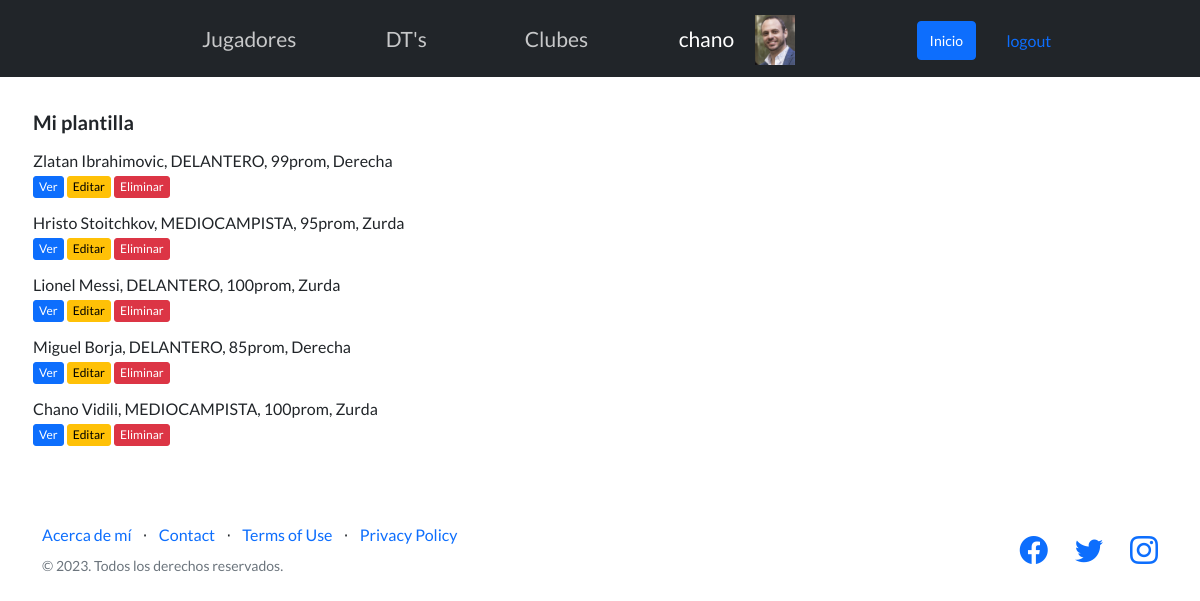
Screenshot of /appLiga/jugadoresPlantilla/ (signed in) with the database file from the repository.
### AppLigaDeFutbol/models.py (models this page shows)
class Jugador(models.Model):
    usuario = models.ForeignKey(User, on_delete=models.CASCADE, null=True, blank=True)
    nombre = models.CharField(max_length=30)
    apellido = models.CharField(max_length=30)
    posicion = models.CharField(max_length=40)
    promedio = models.IntegerField(default=80, validators=[MaxValueValidator(100, "Asegúrese de ingresar un valor menor o igual a 100"), MinValueValidator(0, "Asegúrese de ingresar un valor mayor o igual a 0")])
    pierna_habil = models.CharField(max_length=40)
    transferible = models.CharField(max_length=10, choices=transferible_opciones, default='no', verbose_name='Transferible')
    imagen = models.ImageField(upload_to='assets/img/jugadores', null=True, blank=True)
    def __str__(self):
        return self.nombre + " " + self.apellido + ", " + self.posicion + ", " + str(self.promedio) + "prom, " + self.pierna_habil

### AppLigaDeFutbol/views.py (the view)
# urls.py: path('jugadoresPlantilla/', views.listar_jugadores_plantilla.as_view(), name='JugadoresPlantilla'),
class listar_jugadores_plantilla(LoginRequiredMixin, ListView):
    template_name = 'jugadores_plantilla.html'
    context_object_name = 'jugadores'
    model = Jugador

### AppLigaDeFutbol/templates/jugadores_plantilla.html
{% extends 'inicio.html' %}
{% block content %}
  <div class="divPrincipal">
    <h5 style="margin-bottom: 15px;">Mi plantilla</h5>
    {% for jugador in jugadores %}
      {% if jugador.usuario == request.user %}
        <div class="div-jugadores">
          <li>{{jugador}}</li>
          <a class="btn btn-primary btn-xs" href={% url 'VerJugador' jugador.pk 1 %}>Ver</a>
          <a class="btn btn-warning btn-xs btn-editar" href={% url 'EditarJugador' jugador.pk %}>Editar</a>
          <a class="btn btn-danger btn-xs" href={% url 'EliminarJugador' jugador.pk %}>Eliminar</a>
        </div>
      {% endif %}
    {% endfor %}
  </div>
{% endblock %}

### AppLigaDeFutbol/templates/inicio.html (shortened to what this page needs)
{% load static %}
<!DOCTYPE html>
<html lang="en">
    <head>
        <link href="https://cdn.jsdelivr.net/npm/bootstrap-icons@1.5.0/font/bootstrap-icons.css" rel="stylesheet" type="text/css" />
        <link href={% static 'css/styles.css' %} rel="stylesheet" />
    </head>
    <body>
        <nav class="navbar navbar-dark bg-dark static-top navbarTop">
            <ul id="main">
                <div class="container">
                    <li id="jugadoresDespList" class="headerWord headerJugadores">Jugadores
                    </li>
                    <li id="dtsDespList" class="headerWord">DT's
                    </li>
                    <li id="clubesDespList" class="headerWord">Clubes
                    </li>
                    <li>
                        <a class="userName" href={% url 'EditarPerfil' %}>{{request.user.username}}</a>
                    </li>
                    {% if request.user.avatar and request.user.avatar.imagen %}
                        <li class="li-imagen">
                            {% with "/static"|add:request.user.avatar.imagen.url as url_avatar %}
                                <img style="margin-top: -3px; margin-left: -103px; margin-right: 0;" src={{url_avatar}} alt="Avatar" height="50px;" />
                            {% endwith %}
                        </li>
                    {% endif %}
                    <li>
                        <a style="margin-top: -3px;" class="btn btn-primary btn-sm" href={% url 'Inicio' %}>Inicio</a>
                    </li>
                    {% if not request.user.is_authenticated %}
                        <li>
                            <a class="anchor-primary" href={% url 'Login' %}>login</a>
                        </li>
                        <li>
                            <a class="anchor-primary" href={% url 'Registro' %}>registro</a>
                        </li>
                    {% else %}
                        <a class="anchor-primary" href={% url 'Logout' %}>logout</a>
                    {% endif %}
                </div>
            </ul>
        </nav>
        {% block content %}{% endblock content %}
        <footer class="footer bg- ">
            <div class="container">
                <div class="row">
                    <div class="col-lg-6 h-100 text-center text-lg-start my-auto">
                        <ul class="list-inline mb-2">
                            <li class="list-inline-item"><a href="#!">Acerca de mí</a></li>
                            <li class="list-inline-item">⋅</li>
                            <li class="list-inline-item"><a href="#!">Contact</a></li>
                            <li class="list-inline-item">⋅</li>
                            <li class="list-inline-item"><a href="#!">Terms of Use</a></li>
                            <li class="list-inline-item">⋅</li>
                            <li class="list-inline-item"><a href="#!">Privacy Policy</a></li>
                        </ul>
                        <p class="text-muted small mb-4 mb-lg-0">&copy; {% now "Y" %}. Todos los derechos reservados.</p>
                    </div>
                    <div class="col-lg-6 h-100 text-center text-lg-end my-auto">
                        <ul class="list-inline mb-0">
                            <li class="list-inline-item me-4">
                                <a href="#!"><i class="bi-facebook fs-3"></i></a>
                            </li>
                            <li class="list-inline-item me-4">
                                <a href="#!"><i class="bi-twitter fs-3"></i></a>
                            </li>
                            <li class="list-inline-item">
                                <a href="#!"><i class="bi-instagram fs-3"></i></a>
                            </li>
                        </ul>
                    </div>
                </div>
            </div>
        </footer>
    </body>
</html>

### rows the page displays
Jugador: nombre+apellido+posicion "Zlatan Ibrahimovic, DELANTERO, 99prom, Derecha"
Jugador: nombre+apellido+posicion "Hristo Stoitchkov, MEDIOCAMPISTA, 95prom, Zurda"
Jugador: nombre+apellido+posicion "Lionel Messi, DELANTERO, 100prom, Zurda"
Jugador: nombre+apellido+posicion "Miguel Borja, DELANTERO, 85prom, Derecha"
Jugador: nombre+apellido+posicion "Chano Vidili, MEDIOCAMPISTA, 100prom, Zurda"

### other values shown
{{ request.user.username }} "chano"
